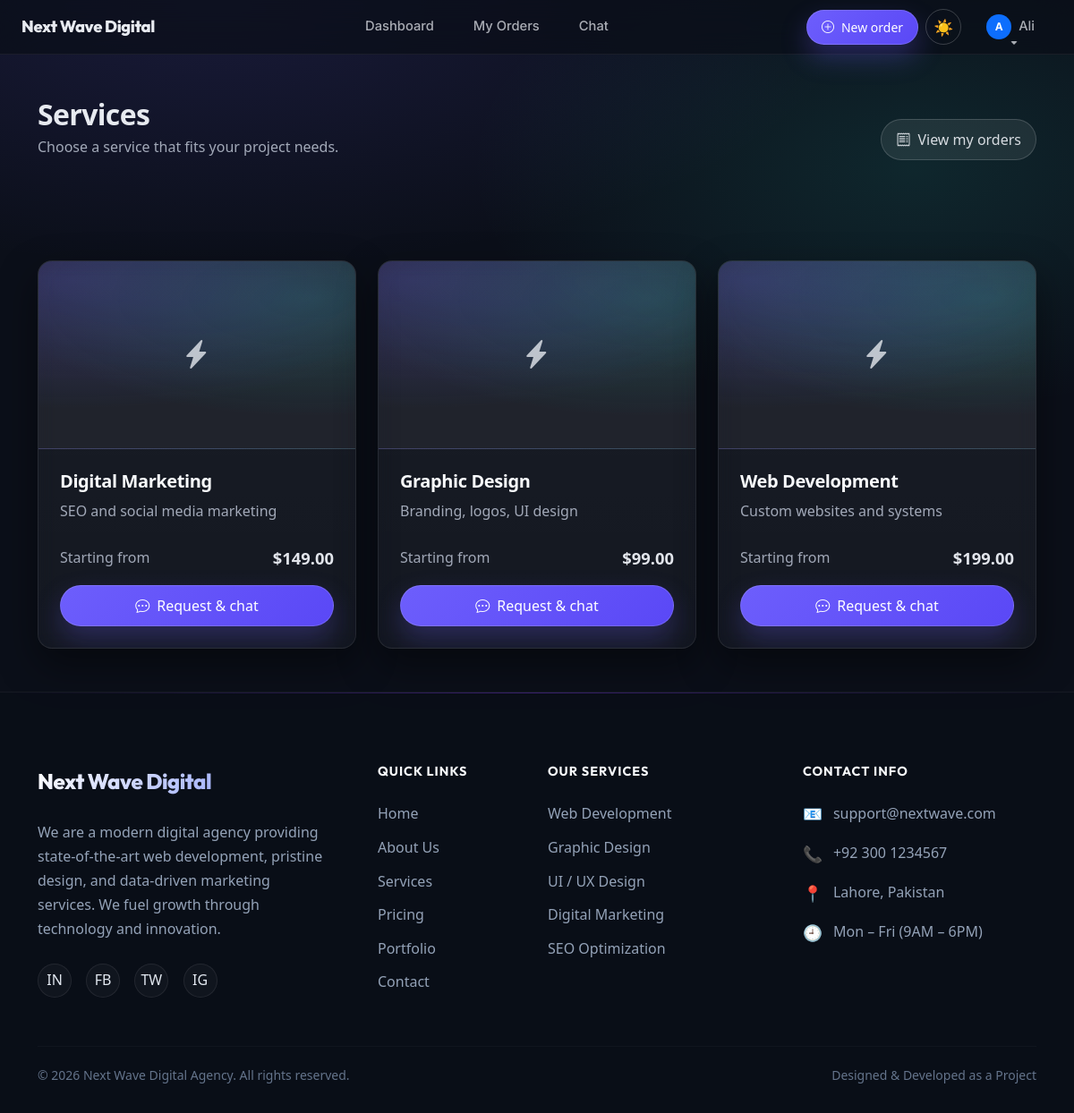
Page /user/services.php (signed in) on the committed database.
### tables this page shows
CREATE TABLE services (
    id INT AUTO_INCREMENT PRIMARY KEY,
    title VARCHAR(150) NOT NULL,
    short_description TEXT NOT NULL,
    image VARCHAR(255),
    price DECIMAL(10,2) NOT NULL DEFAULT 0,
    status ENUM('active','inactive') DEFAULT 'active',
    created_at TIMESTAMP DEFAULT CURRENT_TIMESTAMP
);

### user/services.php (the view, shortened to what this page needs)
<?php
require_once "../includes/db.php";
$services = mysqli_query(
    $conn,
    "SELECT * FROM services WHERE status = 'active' ORDER BY id DESC"
);
?>
<?php require_once "../includes/header.php"; ?>
<section class="py-4 py-md-5">
    <div class="container">
        <div class="d-flex flex-column flex-md-row align-items-start align-items-md-end justify-content-between gap-3">
            <div>
                <h2 class="fw-bold mb-1">Services</h2>
                <p class="text-muted mb-0">Choose a service that fits your project needs.</p>
            </div>
            <a href="<?= BASE_URL ?>/user/my-orders.php" class="btn btn-premium-outline d-inline-flex align-items-center gap-2">
                <i class="bi bi-receipt"></i>
                <span>View my orders</span>
            </a>
        </div>
    </div>
</section>
<section class="pb-5">
    <div class="container">
        <div class="row g-4">
        <?php if (mysqli_num_rows($services) > 0): ?>
            <?php while ($service = mysqli_fetch_assoc($services)): ?>
                <div class="col-md-4">
                    <div class="card glass-card service-card h-100">
                        <div class="service-card-media">
                            <?php if (!empty($service['image'])): ?>
                                <img
                                    src="../uploads/services/<?php echo htmlspecialchars($service['image']); ?>"
                                    class="service-card-img"
                                    alt="<?php echo htmlspecialchars($service['title']); ?>"
                                    loading="lazy"
                                >
                            <?php else: ?>
                                <div class="service-card-placeholder">
                                    <i class="bi bi-lightning-charge-fill" style="font-size: 2rem; opacity: .9;"></i>
                                </div>
                            <?php endif; ?>
                        </div>
                        <div class="card-body d-flex flex-column p-4">
                            <h5 class="fw-bold mb-2">
                                <?php echo htmlspecialchars($service['title']); ?>
                            </h5>
                            <p class="text-muted mb-4">
                                <?php echo htmlspecialchars($service['short_description']); ?>
                            </p>
                            <div class="mt-auto">
                                <div class="d-flex justify-content-between align-items-center mb-3">
                                    <span class="text-muted">Starting from</span>
                                    <div class="service-price mb-0">
                                        $<?php echo number_format($service['price'], 2); ?>
                                    </div>
                                </div>
                                <a
                                    href="order-service.php?id=<?php echo $service['id']; ?>"
                                    class="btn btn-primary w-100 d-inline-flex align-items-center justify-content-center gap-2"
                                >
                                    <i class="bi bi-chat-dots"></i>
                                    <span>Request & chat</span>
                                </a>
                            </div>
                        </div>
                    </div>
                </div>
            <?php endwhile; ?>
        <?php endif; ?>
        </div>
    </div>
</section>
<?php require_once "../includes/footer.php"; ?>

### assets/css/style.css (style rules this page uses)
* { margin: 0; padding: 0; box-sizing: border-box; }
body { font-family: "Segoe UI", Tahoma, Geneva, Verdana, sans-serif; background-color: #f4f6f9; color: #333; line-height: 1.6; }
a { text-decoration: none; transition: all 0.3s ease; }
.text-muted { color: #94a3b8 !important; }
.btn { border-radius: 6px; padding: 10px 16px; font-weight: 500; }
.btn-primary { background: linear-gradient(135deg, #0d6efd, #084298); border: none; }
.card { border: 1px solid rgba(255,255,255,0.05); border-radius: 12px; background-color: rgba(255, 255, 255, 0.03); box-shadow: 0 6px 18px rgba(0, 0, 0, 0.3); color: #f8fafc; transition: all 0.3s ease; }
section { padding-top: 80px; padding-bottom: 80px; }
h1, h2, h3 { letter-spacing: -0.5px; }
p { line-height: 1.7; }
.card { border: none; transition: all 0.3s ease; }
.glass-card { background: rgba(255, 255, 255, 0.03); border: 1px solid rgba(255, 255, 255, 0.05); box-shadow: 0 8px 32px 0 rgba(0, 0, 0, 0.3); backdrop-filter: blur(10px); -webkit-backdrop-filter: blur(10px); border-radius: 16px; color: #f8fafc; transition: all 0.3s ease; }

### assets/css/guest.css (style rules this page uses)
.service-card { border-radius: 20px; border: none; box-shadow: 0 10px 30px rgba(0, 0, 0, 0.08); transition: all 0.4s ease; opacity: 0; transform: translateY(30px); }
.card-body { padding: 35px; }
.card, .col-md-5, .col-md-7 { animation: fadeUp 0.6s ease forwards; }

### assets/css/user-modern.css (style rules this page uses)
:root { --u-bg: #0b0f19; --u-surface: rgba(255, 255, 255, 0.06); --u-surface-2: rgba(255, 255, 255, 0.08); --u-border: rgba(255, 255, 255, 0.10); --u-text: #e7eaf0; --u-muted: #a2a9b8; --u-accent: #6d5efc; --u-accent-2: #2dd4bf; --u-danger: #ef4444; --u-radius: 16px; --u-radius-lg: 22px; --u-shadow: 0 18px 45px rgba(0, 0, 0, 0.45); }
body.is-auth { background: radial-gradient(1200px 500px at 20% 0%, rgba(109, 94, 252, 0.14), transparent 60%), radial-gradient(900px 500px at 85% 15%, rgba(45, 212, 191, 0.12), transparent 55%), var(--u-bg); color: var(--u-text); }
body.is-auth h1, body.is-auth h2, body.is-auth h3, body.is-auth h4, body.is-auth h5, body.is-auth h6 { letter-spacing: -0.02em; }
body.is-auth .text-secondary, body.is-auth .text-muted { color: var(--u-muted) !important; }
body.is-auth section { padding-top: 64px; padding-bottom: 64px; }
body.is-auth .glass-card, body.is-auth .card { background: linear-gradient(180deg, rgba(255, 255, 255, 0.06), rgba(255, 255, 255, 0.04)) !important; border: 1px solid rgba(255, 255, 255, 0.08) !important; border-radius: var(--u-radius) !important; box-shadow: var(--u-shadow); }
body.is-auth .btn, body.is-auth .btn-premium, body.is-auth .btn-nav-cta { border-radius: 999px; }
body.is-auth .btn-premium-outline { background: rgba(255, 255, 255, 0.08); border: 1px solid rgba(255, 255, 255, 0.16); color: rgba(231, 234, 240, 0.92) !important; }
body.is-auth .btn-primary { background: linear-gradient(135deg, rgba(109, 94, 252, 1), rgba(90, 72, 246, 1)); border: 1px solid rgba(255, 255, 255, 0.14); box-shadow: 0 14px 30px rgba(109, 94, 252, 0.26); }
body.is-auth .service-card { overflow: hidden; }
body.is-auth .service-card-media { position: relative; height: 210px; overflow: hidden; border-bottom: 1px solid rgba(255, 255, 255, 0.08); background: radial-gradient(700px 240px at 10% 10%, rgba(109, 94, 252, 0.24), transparent 60%), radial-gradient(600px 240px at 85% 20%, rgba(45, 212, 191, 0.18), transparent 55%), rgba(255, 255, 255, 0.04); }
body.is-auth .service-card-placeholder { position: absolute; inset: 0; display: flex; align-items: center; justify-content: center; color: rgba(231, 234, 240, 0.88); font-weight: 700; letter-spacing: 0.08em; }
body.is-auth .service-price { font-size: 1.15rem; font-weight: 800; color: rgba(231, 234, 240, 0.98); }

### rows in the picture
services: title "Digital Marketing", short_description "SEO and social media marketing", price "149.00"
services: title "Graphic Design", short_description "Branding, logos, UI design", price "99.00"
services: title "Web Development", short_description "Custom websites and systems", price "199.00"

### other values in the picture
substr(htmlspecialchars($userName), 0, 1) "A"
$userName "Ali"
